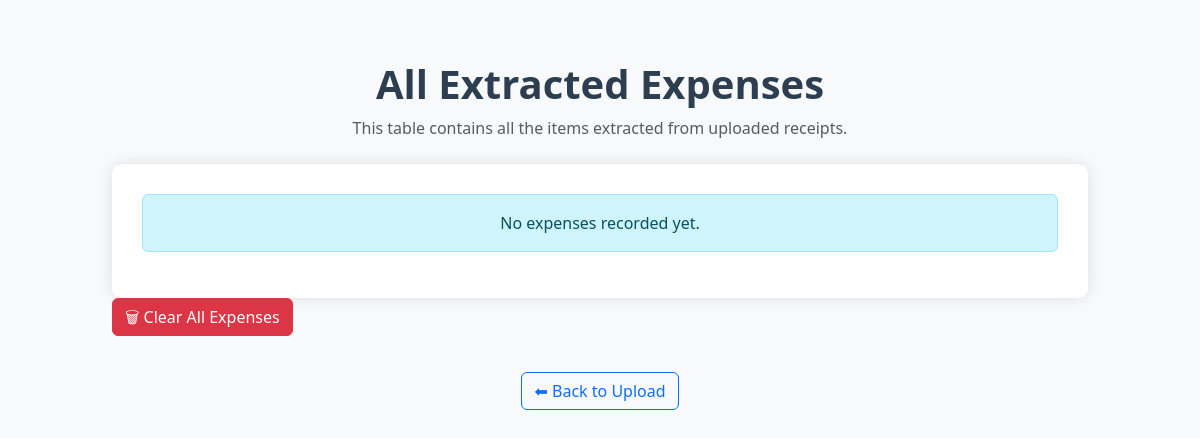
Before: /expenses with the older database file.
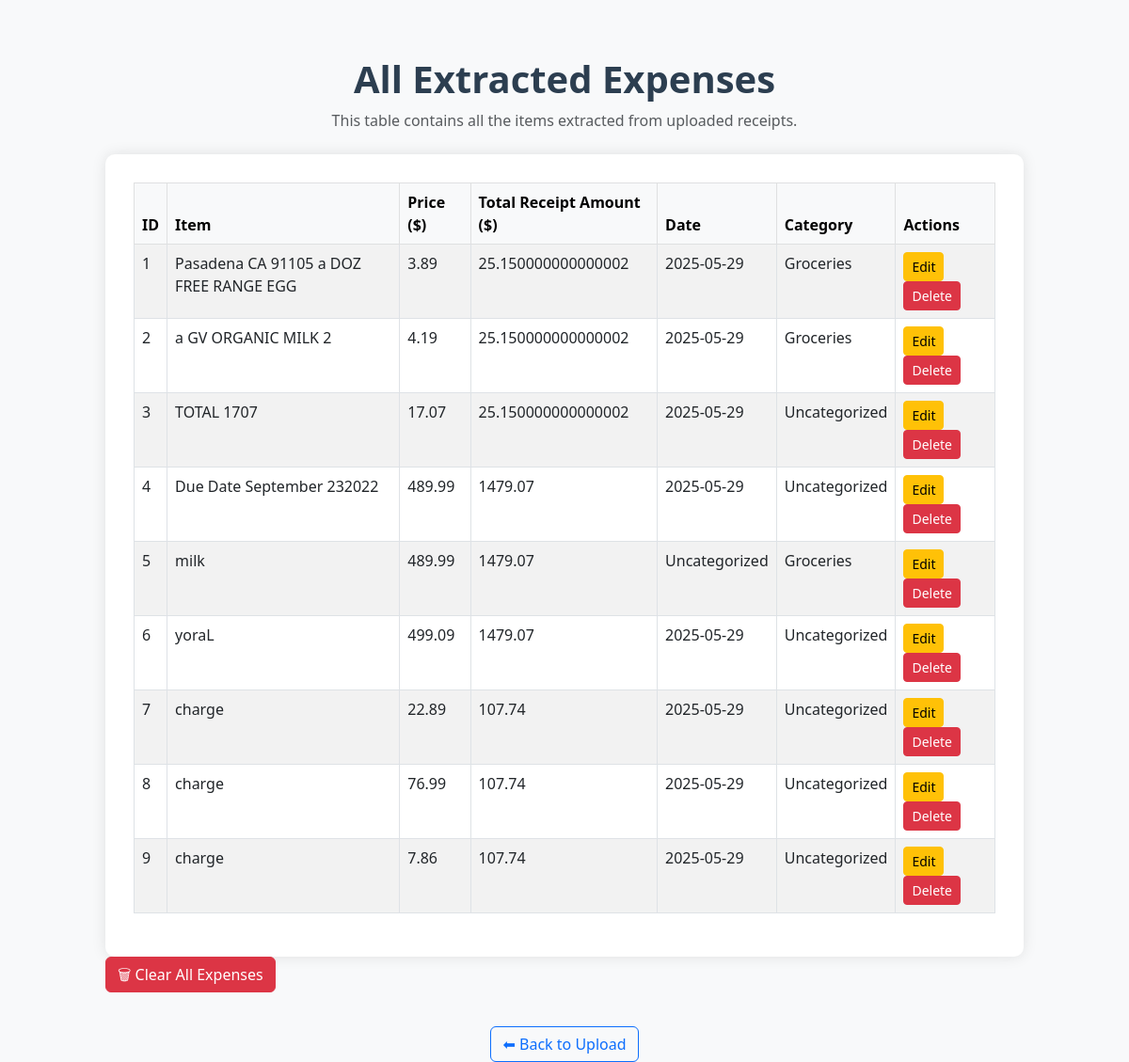
After: the same page with the newer database file.
### tables this page shows
CREATE TABLE expenses (
            id INTEGER PRIMARY KEY AUTOINCREMENT,
            item TEXT,
            price REAL,
            total REAL
        , date TEXT, category TEXT);

### app.py (the view)
@app.route('/expenses')
def show_expenses():
    conn = get_db()
    cur = conn.cursor()
    cur.execute('SELECT * FROM expenses')
    rows = cur.fetchall()
    return render_template('expenses.html', rows=rows)

### app.py (called while the page is built)
def get_db():
    conn = sqlite3.connect('expenses.db')
    return conn

### templates/expenses.html (shortened to what this page needs)
<!DOCTYPE html>
<html lang="en">
<head>
    <link href="https://cdn.jsdelivr.net/npm/bootstrap@5.3.0/dist/css/bootstrap.min.css" rel="stylesheet">
</head>
<body>
<div class="container">
    <div class="text-center mb-4">
        <h1 class="header-title">All Extracted Expenses</h1>
        <p class="text-muted">This table contains all the items extracted from uploaded receipts.</p>
    </div>
    <div class="table-wrapper">
        {% if rows %}
            <table class="table table-bordered table-striped">
                <thead class="table-light">
                    <tr>
                        <th>ID</th>
                        <th>Item</th>
                        <th>Price ($)</th>
                        <th>Total Receipt Amount ($)</th>
                        <th>Date</th>
                        <th>Category</th>
                        <th>Actions</th>
                    </tr>
                </thead>
                <tbody>
                {% for row in rows %}
                    <tr>
                        <td>{{ row[0] }}</td>
                        <td>{{ row[1] }}</td>
                        <td>{{ row[2] }}</td>
                        <td>{{ row[3] }}</td>
                        <td>{{ row[4] or 'Uncategorized' }}</td>
                         <td>{{ row[5] }}</td>
                        <td>
                           <a href="/edit/{{ row[0] }}" class="btn btn-sm btn-warning">Edit</a>
                           <a href="/delete/{{ row[0] }}" class="btn btn-sm btn-danger" onclick="return confirm('Are you sure?')">Delete</a>
                        </td>
                    </tr>
                {% endfor %}
                </tbody>
            </table>
        {% else %}
            <div class="alert alert-info text-center" role="alert">
                No expenses recorded yet.
            </div>
        {% endif %}
    </div>
     <form method="POST" action="/clear-all" onsubmit="return confirm('Are you sure you want to delete ALL expenses?')">
    <button type="submit" class="btn btn-danger mb-3">🗑 Clear All Expenses</button>
     </form>
    <div class="text-center">
        <a href="/" class="btn btn-outline-primary back-link">⬅ Back to Upload</a>
    </div>
</div>
</body>
</html>

### templates/expenses.html (style rules this page uses)
body { font-family: 'Segoe UI', sans-serif; background-color: #f8f9fa; padding-top: 60px; }
.container { max-width: 1000px; }
.table-wrapper { background: white; padding: 30px; border-radius: 10px; box-shadow: 0 0 15px rgba(0,0,0,0.1); }
.header-title { font-weight: bold; color: #2c3e50; }
.back-link { margin-top: 20px; display: inline-block; }

Changed rows visible on the page:
added expenses: id "1", item "Pasadena CA 91105 a DOZ FREE RANGE EGG", price "3.89", total "25.150000000000002", date "2025-05-29", category "Groceries"
added expenses: id "2", item "a GV ORGANIC MILK 2", price "4.19", total "25.150000000000002", date "2025-05-29", category "Groceries"
added expenses: id "3", item "TOTAL 1707", price "17.07", total "25.150000000000002", date "2025-05-29", category "Uncategorized"
added expenses: id "4", item "Due Date September 232022", price "489.99", total "1479.07", date "2025-05-29", category "Uncategorized"
added expenses: id "5", item "milk", price "489.99", total "1479.07", date "Uncategorized", category "Groceries"
added expenses: id "6", item "yoraL", price "499.09", total "1479.07", date "2025-05-29", category "Uncategorized"
added expenses: id "7", item "charge", price "22.89", total "107.74", date "2025-05-29", category "Uncategorized"
added expenses: id "8", item "charge", price "76.99", total "107.74", date "2025-05-29", category "Uncategorized"
added expenses: id "9", item "charge", price "7.86", total "107.74", date "2025-05-29", category "Uncategorized"
Other visible differences:
text no longer shown: "No expenses recorded yet."
text now shown: "ID Item Price ($) Total Receipt Amount ($) Date Category Actions"
